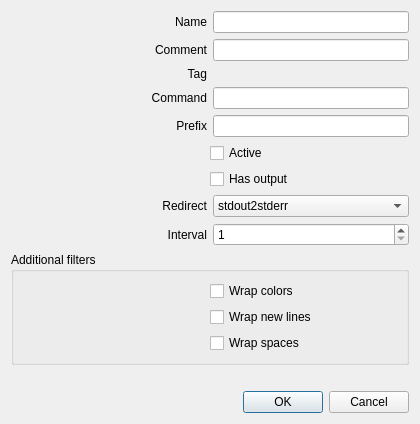
<?xml version="1.0" encoding="UTF-8"?>
<ui version="4.0">
 <class>ExtScript</class>
 <widget class="QDialog" name="ExtScript">
  <property name="geometry">
   <rect>
    <x>0</x>
    <y>0</y>
    <width>420</width>
    <height>424</height>
   </rect>
  </property>
  <property name="windowTitle">
   <string>Configuration</string>
  </property>
  <layout class="QVBoxLayout" name="verticalLayout">
   <item>
    <layout class="QHBoxLayout" name="layout_name">
     <item>
      <widget class="QLabel" name="label_name">
       <property name="sizePolicy">
        <sizepolicy hsizetype="Expanding" vsizetype="Preferred">
         <horstretch>0</horstretch>
         <verstretch>0</verstretch>
        </sizepolicy>
       </property>
       <property name="text">
        <string>Name</string>
       </property>
       <property name="alignment">
        <set>Qt::AlignRight|Qt::AlignTrailing|Qt::AlignVCenter</set>
       </property>
      </widget>
     </item>
     <item>
      <widget class="QLineEdit" name="lineEdit_name"/>
     </item>
    </layout>
   </item>
   <item>
    <layout class="QHBoxLayout" name="layout_comment">
     <item>
      <widget class="QLabel" name="label_comment">
       <property name="sizePolicy">
        <sizepolicy hsizetype="Expanding" vsizetype="Preferred">
         <horstretch>0</horstretch>
         <verstretch>0</verstretch>
        </sizepolicy>
       </property>
       <property name="text">
        <string>Comment</string>
       </property>
       <property name="alignment">
        <set>Qt::AlignRight|Qt::AlignTrailing|Qt::AlignVCenter</set>
       </property>
      </widget>
     </item>
     <item>
      <widget class="QLineEdit" name="lineEdit_comment"/>
     </item>
    </layout>
   </item>
   <item>
    <layout class="QHBoxLayout" name="layout_number">
     <item>
      <widget class="QLabel" name="label_number">
       <property name="text">
        <string>Tag</string>
       </property>
       <property name="alignment">
        <set>Qt::AlignRight|Qt::AlignTrailing|Qt::AlignVCenter</set>
       </property>
      </widget>
     </item>
     <item>
      <widget class="QLabel" name="label_numberValue">
       <property name="text">
        <string/>
       </property>
      </widget>
     </item>
    </layout>
   </item>
   <item>
    <layout class="QHBoxLayout" name="layout_command">
     <item>
      <widget class="QLabel" name="label_command">
       <property name="sizePolicy">
        <sizepolicy hsizetype="Expanding" vsizetype="Preferred">
         <horstretch>0</horstretch>
         <verstretch>0</verstretch>
        </sizepolicy>
       </property>
       <property name="text">
        <string>Command</string>
       </property>
       <property name="alignment">
        <set>Qt::AlignRight|Qt::AlignTrailing|Qt::AlignVCenter</set>
       </property>
      </widget>
     </item>
     <item>
      <widget class="QLineEdit" name="lineEdit_command"/>
     </item>
    </layout>
   </item>
   <item>
    <layout class="QHBoxLayout" name="layout_prefix">
     <item>
      <widget class="QLabel" name="label_prefix">
       <property name="sizePolicy">
        <sizepolicy hsizetype="Expanding" vsizetype="Preferred">
         <horstretch>0</horstretch>
         <verstretch>0</verstretch>
        </sizepolicy>
       </property>
       <property name="text">
        <string>Prefix</string>
       </property>
       <property name="alignment">
        <set>Qt::AlignRight|Qt::AlignTrailing|Qt::AlignVCenter</set>
       </property>
      </widget>
     </item>
     <item>
      <widget class="QLineEdit" name="lineEdit_prefix"/>
     </item>
    </layout>
   </item>
   <item>
    <layout class="QHBoxLayout" name="layout_active">
     <item>
      <spacer name="spacer_active">
       <property name="orientation">
        <enum>Qt::Horizontal</enum>
       </property>
       <property name="sizeHint" stdset="0">
        <size>
         <width>40</width>
         <height>20</height>
        </size>
       </property>
      </spacer>
     </item>
     <item>
      <widget class="QCheckBox" name="checkBox_active">
       <property name="sizePolicy">
        <sizepolicy hsizetype="Expanding" vsizetype="Fixed">
         <horstretch>0</horstretch>
         <verstretch>0</verstretch>
        </sizepolicy>
       </property>
       <property name="text">
        <string>Active</string>
       </property>
      </widget>
     </item>
    </layout>
   </item>
   <item>
    <layout class="QHBoxLayout" name="layout_output">
     <item>
      <spacer name="spacer_output">
       <property name="orientation">
        <enum>Qt::Horizontal</enum>
       </property>
       <property name="sizeHint" stdset="0">
        <size>
         <width>40</width>
         <height>20</height>
        </size>
       </property>
      </spacer>
     </item>
     <item>
      <widget class="QCheckBox" name="checkBox_output">
       <property name="sizePolicy">
        <sizepolicy hsizetype="Expanding" vsizetype="Fixed">
         <horstretch>0</horstretch>
         <verstretch>0</verstretch>
        </sizepolicy>
       </property>
       <property name="text">
        <string>Has output</string>
       </property>
      </widget>
     </item>
    </layout>
   </item>
   <item>
    <layout class="QHBoxLayout" name="layout_redirect">
     <item>
      <widget class="QLabel" name="label_redirect">
       <property name="text">
        <string>Redirect</string>
       </property>
       <property name="alignment">
        <set>Qt::AlignRight|Qt::AlignTrailing|Qt::AlignVCenter</set>
       </property>
      </widget>
     </item>
     <item>
      <widget class="QComboBox" name="comboBox_redirect">
       <item>
        <property name="text">
         <string notr="true">stdout2stderr</string>
        </property>
       </item>
       <item>
        <property name="text">
         <string notr="true">nothing</string>
        </property>
       </item>
       <item>
        <property name="text">
         <string notr="true">stderr2stdout</string>
        </property>
       </item>
      </widget>
     </item>
    </layout>
   </item>
   <item>
    <layout class="QHBoxLayout" name="layout_interval">
     <item>
      <widget class="QLabel" name="label_interval">
       <property name="text">
        <string>Interval</string>
       </property>
       <property name="alignment">
        <set>Qt::AlignRight|Qt::AlignTrailing|Qt::AlignVCenter</set>
       </property>
      </widget>
     </item>
     <item>
      <widget class="QSpinBox" name="spinBox_interval">
       <property name="minimum">
        <number>1</number>
       </property>
       <property name="maximum">
        <number>10000</number>
       </property>
      </widget>
     </item>
    </layout>
   </item>
   <item>
    <widget class="QGroupBox" name="groupBox_filters">
     <property name="title">
      <string>Additional filters</string>
     </property>
     <layout class="QVBoxLayout" name="verticalLayout_2">
      <item>
       <layout class="QHBoxLayout" name="layout_colorFilter">
        <item>
         <spacer name="spacer_colorFilter">
          <property name="orientation">
           <enum>Qt::Horizontal</enum>
          </property>
          <property name="sizeHint" stdset="0">
           <size>
            <width>40</width>
            <height>20</height>
           </size>
          </property>
         </spacer>
        </item>
        <item>
         <widget class="QCheckBox" name="checkBox_colorFilter">
          <property name="sizePolicy">
           <sizepolicy hsizetype="Expanding" vsizetype="Fixed">
            <horstretch>0</horstretch>
            <verstretch>0</verstretch>
           </sizepolicy>
          </property>
          <property name="text">
           <string>Wrap colors</string>
          </property>
         </widget>
        </item>
       </layout>
      </item>
      <item>
       <layout class="QHBoxLayout" name="layout_linesFilter">
        <item>
         <spacer name="spacer_linesFilter">
          <property name="orientation">
           <enum>Qt::Horizontal</enum>
          </property>
          <property name="sizeHint" stdset="0">
           <size>
            <width>40</width>
            <height>20</height>
           </size>
          </property>
         </spacer>
        </item>
        <item>
         <widget class="QCheckBox" name="checkBox_linesFilter">
          <property name="sizePolicy">
           <sizepolicy hsizetype="Expanding" vsizetype="Fixed">
            <horstretch>0</horstretch>
            <verstretch>0</verstretch>
           </sizepolicy>
          </property>
          <property name="text">
           <string>Wrap new lines</string>
          </property>
         </widget>
        </item>
       </layout>
      </item>
      <item>
       <layout class="QHBoxLayout" name="layout_spaceFilter">
        <item>
         <spacer name="spacer_spaceFilter">
          <property name="orientation">
           <enum>Qt::Horizontal</enum>
          </property>
          <property name="sizeHint" stdset="0">
           <size>
            <width>40</width>
            <height>20</height>
           </size>
          </property>
         </spacer>
        </item>
        <item>
         <widget class="QCheckBox" name="checkBox_spaceFilter">
          <property name="sizePolicy">
           <sizepolicy hsizetype="Expanding" vsizetype="Fixed">
            <horstretch>0</horstretch>
            <verstretch>0</verstretch>
           </sizepolicy>
          </property>
          <property name="text">
           <string>Wrap spaces</string>
          </property>
         </widget>
        </item>
       </layout>
      </item>
     </layout>
    </widget>
   </item>
   <item>
    <spacer name="verticalSpacer">
     <property name="orientation">
      <enum>Qt::Vertical</enum>
     </property>
     <property name="sizeHint" stdset="0">
      <size>
       <width>20</width>
       <height>40</height>
      </size>
     </property>
    </spacer>
   </item>
   <item>
    <widget class="QDialogButtonBox" name="buttonBox">
     <property name="orientation">
      <enum>Qt::Horizontal</enum>
     </property>
     <property name="standardButtons">
      <set>QDialogButtonBox::Cancel|QDialogButtonBox::Ok</set>
     </property>
    </widget>
   </item>
  </layout>
 </widget>
 <resources/>
 <connections>
  <connection>
   <sender>buttonBox</sender>
   <signal>accepted()</signal>
   <receiver>ExtScript</receiver>
   <slot>accept()</slot>
   <hints>
    <hint type="sourcelabel">
     <x>248</x>
     <y>254</y>
    </hint>
    <hint type="destinationlabel">
     <x>157</x>
     <y>274</y>
    </hint>
   </hints>
  </connection>
  <connection>
   <sender>buttonBox</sender>
   <signal>rejected()</signal>
   <receiver>ExtScript</receiver>
   <slot>reject()</slot>
   <hints>
    <hint type="sourcelabel">
     <x>316</x>
     <y>260</y>
    </hint>
    <hint type="destinationlabel">
     <x>286</x>
     <y>274</y>
    </hint>
   </hints>
  </connection>
 </connections>
</ui>
